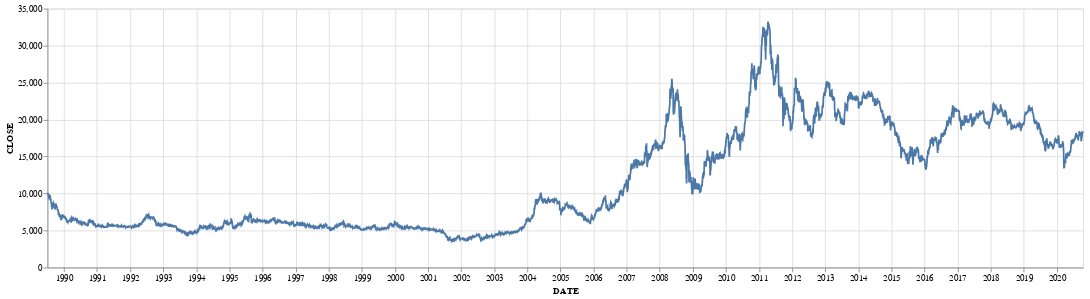

Notebook cell for this chart:
### Code cell
alt.Chart(df, width=1200).mark_line().encode(x='DATE:T', y='CLOSE:Q')

### Figure 1 — Vega-Lite specification as saved in the notebook (floating-point values rounded to 4 significant figures; data arrays with more than 128 entries replaced by an {"elided": "..."} marker saying what was removed)
{"config": {"view": {"continuousWidth": 400, "continuousHeight": 300}}, "data": {"name": "data-b45a3961761adcd4033abb7e5a59a66d"}, "mark": "line", "encoding": {"x": {"type": "temporal", "field": "DATE"}, "y": {"type": "quantitative", "field": "CLOSE"}}, "width": 1200, "$schema": "https://vega.github.io/schema/vega-lite/v4.8.1.json", "datasets": {"data-b45a3961761adcd4033abb7e5a59a66d": {"elided": "7907 records"}}}
